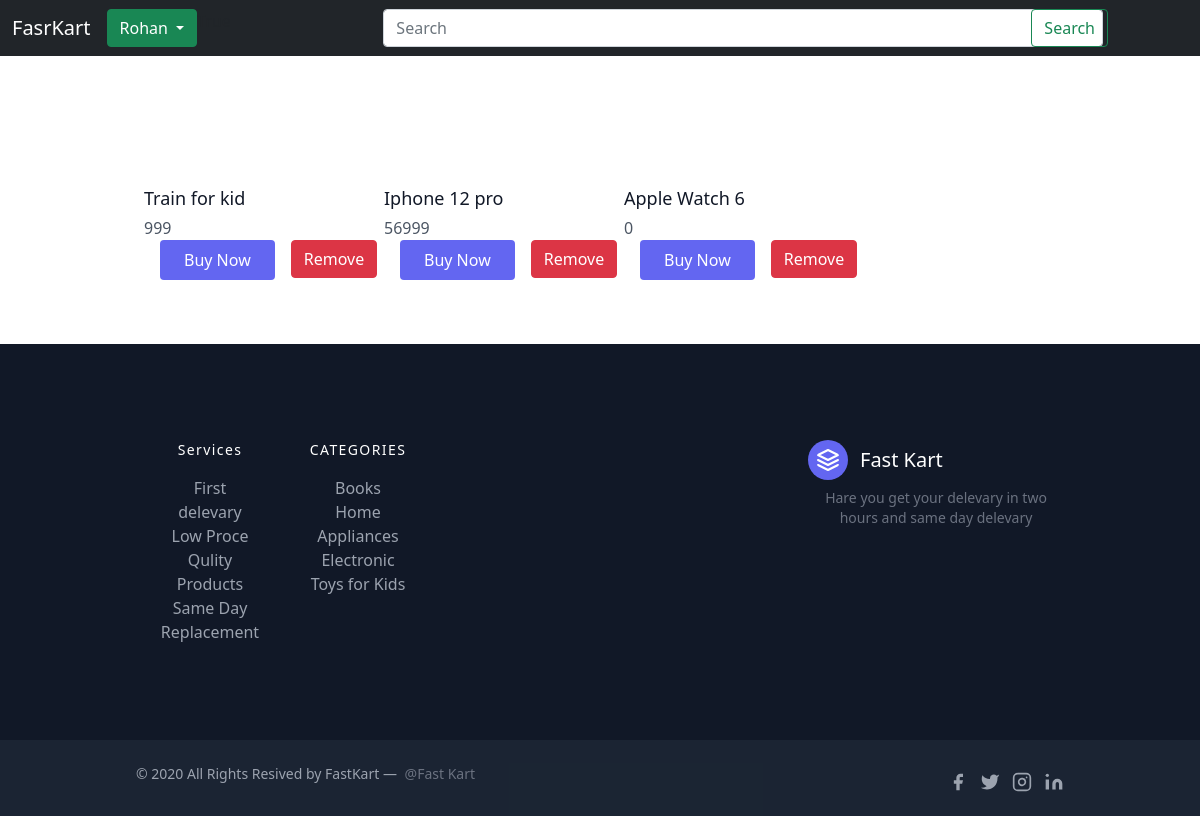
The app's page /cart/ (signed in) with its own data.
### core/models.py (models this page shows, shortened)
class Cart(models.Model):
    originalId = models.IntegerField(null=False)
    product_name = models.CharField(max_length=30)
    price = models.IntegerField(default='0')
    belongsTo = models.ForeignKey(User, on_delete=models.CASCADE)

### core/views.py (the view)
# urls.py: path('cart/', views.cart, name="cart"),
def cart(request):
    if request.user.is_authenticated:
        cartProd = Cart.objects.filter(belongsTo = request.user)
        params = {"prod": cartProd}
        return render(request, "core/cart.html", params)
    else:
        return render(request, "core/cart.html")

### templates/core/cart.html (shortened to what this page needs)
{% extends 'core/base.html' %}
{% load static %}
{% block css %}
<link rel="stylesheet" href="{% static 'css/search.css' %}"> {% endblock css %}
{% block body %}
<section class="text-gray-600 body-font">
   <div class="container px-5 py-24 mx-auto">
      <div class="flex flex-wrap -m-4">
         {% for prod in prod %}
         <div class="lg:w-1/4 md:w-1/2 p-4 w-full">
            <div class="mt-4">
               <h2 class="text-gray-900 title-font text-lg font-medium">{{prod.product_name}}</h2>
               <p class="mt-1">{{prod.price}}</p>
            </div>
            <div class="prod_oporations" style="display: flex;justify-content: flex-end;position: absolute;">
               <a href="/belling/{{prod.originalId}}">
                  <button
                  class="flex ml-auto text-white bg-indigo-500 border-0 py-2 px-6 focus:outline-none hover:bg-indigo-600 rounded mx-3">Buy
                  Now</button>
              </a>
              <a href="/delectCart/{{prod.originalId}}"><button class="btn btn-danger">Remove</button></a>
            </div>
         </div>
         {% endfor %}
      </div>
   </div>
</section>
{% endblock body %}

### templates/core/base.html (shortened to what this page needs)
{% load static %}
<!doctype html>
<html lang="en">
<head>
  <link href="https://cdn.jsdelivr.net/npm/bootstrap@5.0.2/dist/css/bootstrap.min.css" rel="stylesheet"
>
  <link href="https://unpkg.com/tailwindcss@^2/dist/tailwind.min.css" rel="stylesheet">
  <link rel="stylesheet" href="{% static 'css/home.css' %}">
  {% block css %}{% endblock css %}
</head>
<body>
  <nav class="navbar navbar-expand-lg navbar-dark bg-dark">
    <div class="container-fluid">
      <a class="navbar-brand" href="/">FasrKart</a>
      <div class="collapse navbar-collapse" id="navbarSupportedContent">
        <ul class="navbar-nav me-auto mb-2 mb-lg-0">
          {% if user.is_authenticated %}
          <li>
            <div class="dropdown">
              <button class="btn btn-success dropdown-toggle" type="button" id="dropdownMenu2"
                data-bs-toggle="dropdown" aria-expanded="false">
                {{user|title}}
              </button>
            </div>
          </li>
          {% endif %}
        </ul>
        <form class="d-flex" action="/search" method="GET">
          <input class="form-control me-2" type="search" name="quary" placeholder="Search" aria-label="Search"
            id="input">
          <button class="btn btn-outline-success" type="submit" id="serchbtn">Search</button>
        </form>
      </div>
    </div>
  </nav>
  {% block body %} {% endblock body %}
  <footer class="text-gray-400 bg-gray-900 body-font">
    <div
      class="container px-5 py-24 mx-auto flex md:items-center lg:items-start md:flex-row md:flex-nowrap flex-wrap flex-col">
      <div class="w-64 flex-shrink-0 md:mx-0 mx-auto text-center md:text-left md:mt-0 mt-10">
        <a class="flex title-font font-medium items-center md:justify-start justify-center text-white">
          <svg xmlns="http://www.w3.org/2000/svg" fill="none" stroke="currentColor" stroke-linecap="round"
            stroke-linejoin="round" stroke-width="2" class="w-10 h-10 text-white p-2 bg-indigo-500 rounded-full"
            viewBox="0 0 24 24">
            <path d="M12 2L2 7l10 5 10-5-10-5zM2 17l10 5 10-5M2 12l10 5 10-5"></path>
          </svg>
          <span class="ml-3 text-xl">Fast Kart</span>
        </a>
        <p class="mt-2 text-sm text-gray-500">Hare you get your delevary in two hours and same day delevary</p>
      </div>
      <div class="flex-grow flex flex-wrap md:pr-20 -mb-10 md:text-left text-center order-first">
        <div class="lg:w-1/4 md:w-1/2 w-full px-4">
          <h2 class="title-font font-medium text-white tracking-widest text-sm mb-3">Services</h2>
          <nav class="list-none mb-10">
            <li>
              <a class="text-gray-400 hover:text-white">First delevary</a>
            </li>
            <li>
              <a class="text-gray-400 hover:text-white">Low Proce</a>
            </li>
            <li>
              <a class="text-gray-400 hover:text-white">Qulity Products</a>
            </li>
            <li>
              <a class="text-gray-400 hover:text-white">Same Day Replacement</a>
            </li>
          </nav>
        </div>
        <div class="lg:w-1/4 md:w-1/2 w-full px-4">
          <h2 class="title-font font-medium text-white tracking-widest text-sm mb-3">CATEGORIES</h2>
          <nav class="list-none mb-10">
            <li>
              <a class="text-gray-400 hover:text-white">Books</a>
            </li>
            <li>
              <a class="text-gray-400 hover:text-white">Home Appliances</a>
            </li>
            <li>
              <a class="text-gray-400 hover:text-white">Electronic</a>
            </li>
            <li>
              <a class="text-gray-400 hover:text-white">Toys for Kids</a>
            </li>
          </nav>
        </div>
      </div>
    </div>
    <div class="bg-gray-800 bg-opacity-75">
      <div class="container mx-auto py-4 px-5 flex flex-wrap flex-col sm:flex-row">
        <p class="text-gray-400 text-sm text-center sm:text-left">© 2020 All Rights Resived by FastKart —
          <a href="https://twitter.com/knyttneve" class="text-gray-500 ml-1" rel="noopener noreferrer"
            target="_blank">@Fast Kart</a>
        </p>
        <span class="inline-flex sm:ml-auto sm:mt-0 mt-2 justify-center sm:justify-start">
          <a class="text-gray-400">
            <svg fill="currentColor" stroke-linecap="round" stroke-linejoin="round" stroke-width="2" class="w-5 h-5"
              viewBox="0 0 24 24">
              <path d="M18 2h-3a5 5 0 00-5 5v3H7v4h3v8h4v-8h3l1-4h-4V7a1 1 0 011-1h3z"></path>
            </svg>
          </a>
          <a class="ml-3 text-gray-400">
            <svg fill="currentColor" stroke-linecap="round" stroke-linejoin="round" stroke-width="2" class="w-5 h-5"
              viewBox="0 0 24 24">
              <path
                d="M23 3a10.9 10.9 0 01-3.14 1.53 4.48 4.48 0 00-7.86 3v1A10.66 10.66 0 013 4s-4 9 5 13a11.64 11.64 0 01-7 2c9 5 20 0 20-11.5a4.5 4.5 0 00-.08-.83A7.72 7.72 0 0023 3z">
              </path>
            </svg>
          </a>
          <a class="ml-3 text-gray-400">
            <svg fill="none" stroke="currentColor" stroke-linecap="round" stroke-linejoin="round" stroke-width="2"
              class="w-5 h-5" viewBox="0 0 24 24">
              <rect width="20" height="20" x="2" y="2" rx="5" ry="5"></rect>
              <path d="M16 11.37A4 4 0 1112.63 8 4 4 0 0116 11.37zm1.5-4.87h.01"></path>
            </svg>
          </a>
          <a class="ml-3 text-gray-400">
            <svg fill="currentColor" stroke="currentColor" stroke-linecap="round" stroke-linejoin="round"
              stroke-width="0" class="w-5 h-5" viewBox="0 0 24 24">
              <path stroke="none"
                d="M16 8a6 6 0 016 6v7h-4v-7a2 2 0 00-2-2 2 2 0 00-2 2v7h-4v-7a6 6 0 016-6zM2 9h4v12H2z"></path>
              <circle cx="4" cy="4" r="2" stroke="none"></circle>
            </svg>
          </a>
        </span>
      </div>
    </div>
  </footer>
</body>
</html>

### static/css/home.css (style rules this page uses)
* { margin: 0; padding: 0; box-sizing: border-box; }
nav #input { width: 45rem; }
nav #serchbtn { position: relative; right: 5rem; }

### static/css/search.css (style rules this page uses)
* { margin: 0; padding: 0; box-sizing: border-box; }

### records on screen
Cart: product_name "Train for kid", price "999"
Cart: product_name "Iphone 12 pro", price "56999"
Cart: product_name "Apple Watch 6", price "0"

### other values on screen
{{ user|title }} "Rohan"
